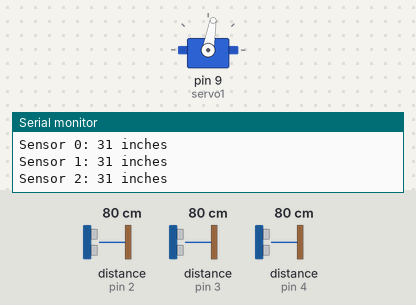
The sketch below on a simulated Arduino Uno, built with avr-gcc and run on an emulated ATmega328P. Shown: servo, the last lines printed to the serial monitor. Wiring (inferred from the names in the program): 3 × ultrasonic range finder: trigger pin 2, echo pin 2 / trigger pin 3, echo pin 3 / trigger pin 4, echo pin 4. The inputs (shaded band) are chosen by the test bench; at power-on: distance to the obstacle (sensors on pin 2, pin 3, pin 4) 80 cm. The echo pulse lasts 58.3 µs per cm.

Above: at 1.2 s.
1.3 s: distance to the obstacle (sensor on pin 2) set to 17 cm
2.8 s: distance to the obstacle (sensor on pin 2) set to 14 cm
At 4.1 s:
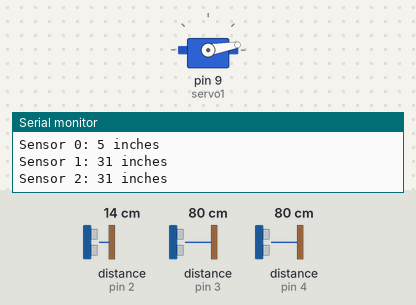
5.1 s: distance to the obstacle (sensor on pin 3) set to 18 cm
6.6 s: distance to the obstacle (sensor on pin 3) set to 14 cm
At 7.23 s:
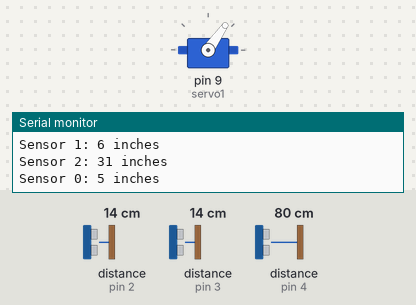
At 9.09 s:
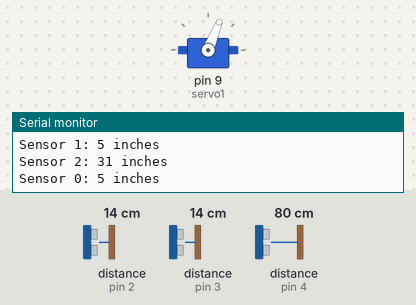
9.6 s: distance to the obstacle (sensor on pin 4) set to 2 cm
At 12.08 s:
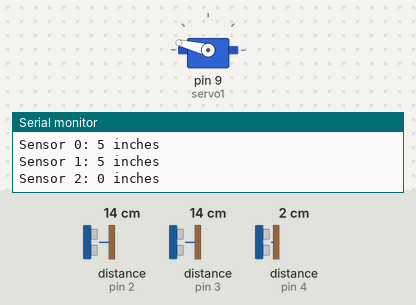
12.6 s: distance to the obstacle (sensor on pin 4) set to 18 cm
Timing chart, 0 to 16.6 s (numbered marks = the images above; inputs shaded):
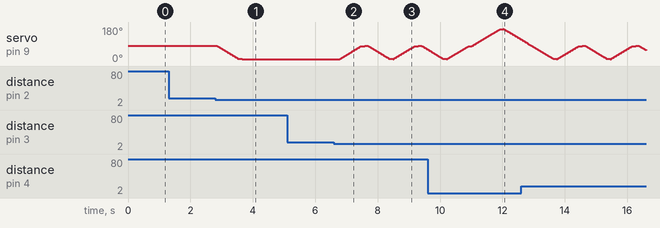

Measured:
- the behaviour switches between 16 and 15 cm on distance to the obstacle (sensor on pin 2) (found by bisection; images 0 and 1)
- the behaviour switches between 16 and 15 cm on distance to the obstacle (sensor on pin 3) (found by bisection; images 1 and 2)
- after the input at 2.8 s, servo on pin 9 (servo1): moves from 80° to 10° over 0.80 s, starting after 0.06 s

The sketch:

Android.ino
```cpp
// include the library for hobby servos
#include <Servo.h>

// DC hobby servo
Servo servo1;

// sets the constants for each of the sensor signal pins:
const int pingPin[] = {2, 3, 4};

// sets the increment counter for each sensor:
int counter = 0;

// sets the speed of the servo movement
int spd = 10;

// sets the left, right, and center positions of the servo
int left = 10;
int right = 170;
int center = (right - left) / 2;

// sets the variable to keep track of the servo angle
int angle = center;

void setup() {
  // initialize serial communication:
  Serial.begin(9600);

  // turn on servo and move to center
  servo1.attach(9);
  servo1.write(center);
}

void loop() {
  // establish variables for duration of the ping,
  // and the distance result in inches:
  long duration, inches;

  // resets counter if we run out of sensors
  if (counter == 3) counter = 0;

  // The PING))) is triggered by a HIGH pulse of 2 or more microseconds.
  // Give a short LOW pulse beforehand to ensure a clean HIGH pulse:
  pinMode(pingPin[counter], OUTPUT);
  digitalWrite(pingPin[counter], LOW);
  delayMicroseconds(2);
  digitalWrite(pingPin[counter], HIGH);
  delayMicroseconds(5);
  digitalWrite(pingPin[counter], LOW);

  // The same pin is used to read the signal from the PING))): a HIGH
  // pulse whose duration is the time (in microseconds) from the sending
  // of the ping to the reception of its echo off of an object.
  pinMode(pingPin[counter], INPUT);
  duration = pulseIn(pingPin[counter], HIGH);

  // convert the time into a distance
  inches = microsecondsToInches(duration);

  // moves the servo to the left if left sensor is triggered
  if (inches < 6 && counter == 0) {
    if (angle != left) {
      for (int i=angle; i>left; i--) {
        servo1.write(i);
        delay(spd);
      }
      angle = left;
    }

  // moves to the center if center sensor is triggered
  } else if (inches < 6 && counter == 1) {
    // moves from left to center
    if (angle < center) {
      for (int i=angle; i<center; i++) {
        servo1.write(i);
        delay(spd);
      }
    // or moves from right to center
    } else {
      for (int i=angle; i>center; i--) {
        servo1.write(i);
        delay(spd);
      }
    }
    angle = center;

  // moves to the right if right sensor is triggered
  } else if (inches < 6 && counter == 2) {
    if (angle != right) {
      for (int i=angle; i<right; i++) {
        servo1.write(i);
        delay(spd);
      }
      angle = right;
    }

  // otherwise hold steady at the current position
  } else {
    servo1.write(angle);
  }

  // send the value in inches to the Serial Monitor for each sensor
  Serial.print("Sensor ");
  Serial.print(counter);
  Serial.print(": ");
  Serial.print(inches);
  Serial.println(" inches");

  // increment counter for the next loop
  counter++;

  // short delay before starting over again
  delay(100);
}

long microsecondsToInches(long microseconds) {
  // According to Parallax's datasheet for the PING))), there are
  // 73.746 microseconds per inch (i.e. sound travels at 1130 feet per
  // second).  This gives the distance travelled by the ping, outbound
  // and return, so we divide by 2 to get the distance of the obstacle.
  // See: http://www.parallax.com/dl/docs/prod/acc/28015-PING-v1.3.pdf
  return microseconds / 74 / 2;
}
```
